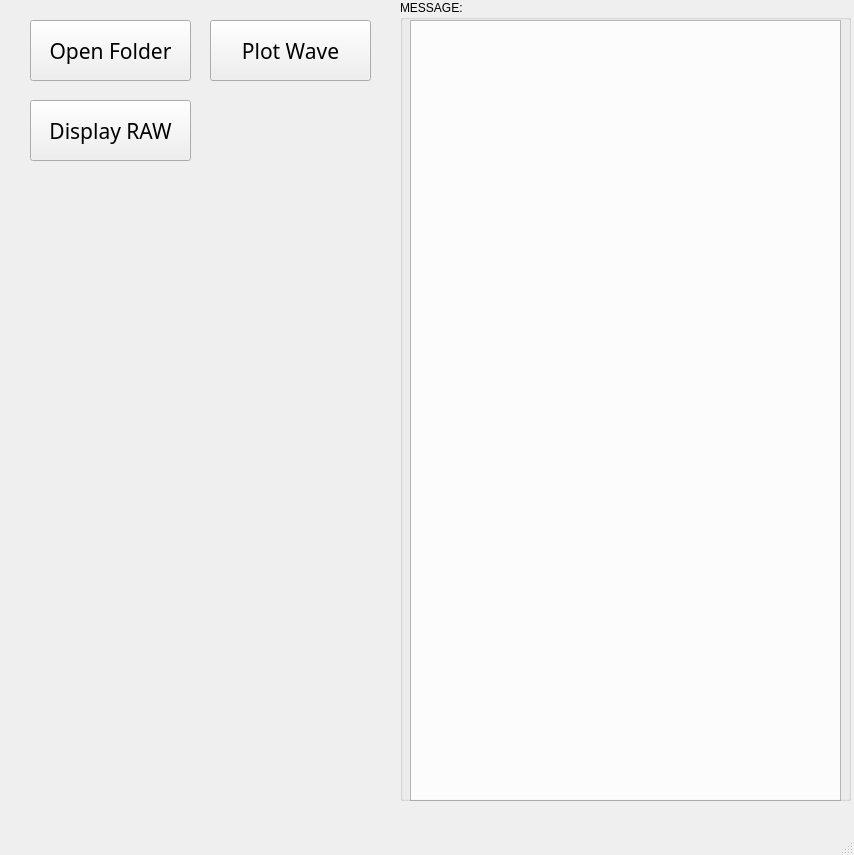
<?xml version="1.0" encoding="UTF-8"?>
<ui version="4.0">
 <class>MainWindow</class>
 <widget class="QMainWindow" name="MainWindow">
  <property name="geometry">
   <rect>
    <x>0</x>
    <y>0</y>
    <width>854</width>
    <height>855</height>
   </rect>
  </property>
  <property name="windowTitle">
   <string>MainWindow</string>
  </property>
  <widget class="QWidget" name="centralwidget">
   <widget class="QPushButton" name="pushButton">
    <property name="geometry">
     <rect>
      <x>30</x>
      <y>20</y>
      <width>161</width>
      <height>61</height>
     </rect>
    </property>
    <property name="font">
     <font>
      <family>Adobe Devanagari</family>
      <pointsize>16</pointsize>
      <weight>50</weight>
      <bold>false</bold>
     </font>
    </property>
    <property name="text">
     <string>Open Folder</string>
    </property>
   </widget>
   <widget class="QTextEdit" name="textEdit">
    <property name="geometry">
     <rect>
      <x>410</x>
      <y>20</y>
      <width>431</width>
      <height>781</height>
     </rect>
    </property>
   </widget>
   <widget class="QPushButton" name="plot_wave">
    <property name="geometry">
     <rect>
      <x>210</x>
      <y>20</y>
      <width>161</width>
      <height>61</height>
     </rect>
    </property>
    <property name="font">
     <font>
      <family>Adobe Devanagari</family>
      <pointsize>16</pointsize>
      <weight>50</weight>
      <bold>false</bold>
     </font>
    </property>
    <property name="text">
     <string>Plot Wave</string>
    </property>
    <property name="iconSize">
     <size>
      <width>30</width>
      <height>50</height>
     </size>
    </property>
   </widget>
   <widget class="QPushButton" name="btn_display_raw">
    <property name="geometry">
     <rect>
      <x>30</x>
      <y>100</y>
      <width>161</width>
      <height>61</height>
     </rect>
    </property>
    <property name="font">
     <font>
      <family>Adobe Devanagari</family>
      <pointsize>16</pointsize>
      <weight>50</weight>
      <bold>false</bold>
     </font>
    </property>
    <property name="text">
     <string>Display RAW</string>
    </property>
    <property name="iconSize">
     <size>
      <width>30</width>
      <height>50</height>
     </size>
    </property>
   </widget>
   <widget class="QGroupBox" name="groupBox">
    <property name="geometry">
     <rect>
      <x>400</x>
      <y>0</y>
      <width>451</width>
      <height>801</height>
     </rect>
    </property>
    <property name="title">
     <string>MESSAGE:</string>
    </property>
   </widget>
  </widget>
  <widget class="QMenuBar" name="menubar">
   <property name="geometry">
    <rect>
     <x>0</x>
     <y>0</y>
     <width>854</width>
     <height>26</height>
    </rect>
   </property>
  </widget>
  <widget class="QStatusBar" name="statusbar"/>
  <action name="actionOpen">
   <property name="text">
    <string>Open</string>
   </property>
  </action>
 </widget>
 <resources/>
 <connections/>
</ui>
